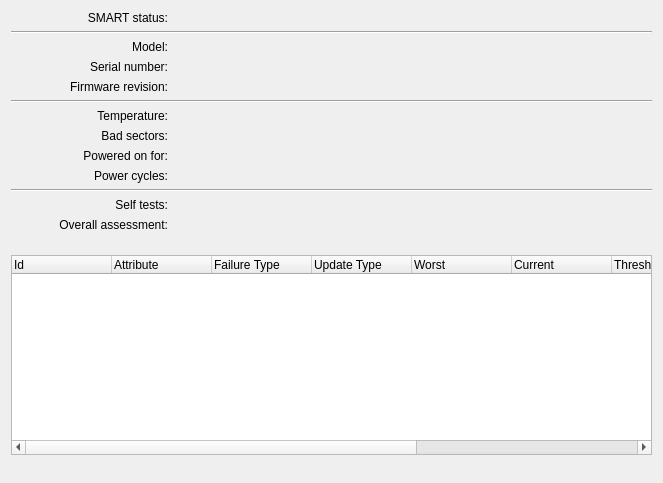
<?xml version="1.0" encoding="UTF-8"?>
<ui version="4.0">
 <class>SmartDialogWidgetBase</class>
 <widget class="QWidget" name="SmartDialogWidgetBase">
  <property name="geometry">
   <rect>
    <x>0</x>
    <y>0</y>
    <width>649</width>
    <height>483</height>
   </rect>
  </property>
  <layout class="QGridLayout" name="gridLayout">
   <item row="0" column="0">
    <widget class="QLabel" name="m_LabelTextSmartStatus">
     <property name="sizePolicy">
      <sizepolicy hsizetype="Preferred" vsizetype="Preferred">
       <horstretch>2</horstretch>
       <verstretch>0</verstretch>
      </sizepolicy>
     </property>
     <property name="text">
      <string>SMART status:</string>
     </property>
     <property name="alignment">
      <set>Qt::AlignRight|Qt::AlignTrailing|Qt::AlignVCenter</set>
     </property>
    </widget>
   </item>
   <item row="0" column="1" colspan="2">
    <layout class="QHBoxLayout" name="horizontalLayout">
     <item>
      <widget class="QLabel" name="m_LabelSmartStatusIcon">
       <property name="maximumSize">
        <size>
         <width>16</width>
         <height>16777215</height>
        </size>
       </property>
       <property name="text">
        <string/>
       </property>
      </widget>
     </item>
     <item>
      <widget class="QLabel" name="m_LabelSmartStatusText">
       <property name="text">
        <string/>
       </property>
      </widget>
     </item>
    </layout>
   </item>
   <item row="2" column="0">
    <widget class="QLabel" name="m_LabelTextSmartModelName">
     <property name="sizePolicy">
      <sizepolicy hsizetype="Preferred" vsizetype="Preferred">
       <horstretch>2</horstretch>
       <verstretch>0</verstretch>
      </sizepolicy>
     </property>
     <property name="text">
      <string>Model:</string>
     </property>
     <property name="alignment">
      <set>Qt::AlignRight|Qt::AlignTrailing|Qt::AlignVCenter</set>
     </property>
    </widget>
   </item>
   <item row="2" column="1" colspan="2">
    <widget class="QLabel" name="m_LabelSmartModelName">
     <property name="sizePolicy">
      <sizepolicy hsizetype="Preferred" vsizetype="Preferred">
       <horstretch>3</horstretch>
       <verstretch>0</verstretch>
      </sizepolicy>
     </property>
     <property name="text">
      <string/>
     </property>
    </widget>
   </item>
   <item row="3" column="0">
    <widget class="QLabel" name="m_LabelTextSmartSerialNumber">
     <property name="sizePolicy">
      <sizepolicy hsizetype="Preferred" vsizetype="Preferred">
       <horstretch>2</horstretch>
       <verstretch>0</verstretch>
      </sizepolicy>
     </property>
     <property name="text">
      <string>Serial number:</string>
     </property>
     <property name="alignment">
      <set>Qt::AlignRight|Qt::AlignTrailing|Qt::AlignVCenter</set>
     </property>
    </widget>
   </item>
   <item row="3" column="1" colspan="2">
    <widget class="QLabel" name="m_LabelSmartSerialNumber">
     <property name="sizePolicy">
      <sizepolicy hsizetype="Preferred" vsizetype="Preferred">
       <horstretch>3</horstretch>
       <verstretch>0</verstretch>
      </sizepolicy>
     </property>
     <property name="text">
      <string/>
     </property>
    </widget>
   </item>
   <item row="4" column="0">
    <widget class="QLabel" name="m_LabelTextSmartFirmware">
     <property name="sizePolicy">
      <sizepolicy hsizetype="Preferred" vsizetype="Preferred">
       <horstretch>2</horstretch>
       <verstretch>0</verstretch>
      </sizepolicy>
     </property>
     <property name="text">
      <string>Firmware revision:</string>
     </property>
     <property name="alignment">
      <set>Qt::AlignRight|Qt::AlignTrailing|Qt::AlignVCenter</set>
     </property>
    </widget>
   </item>
   <item row="4" column="1" colspan="2">
    <widget class="QLabel" name="m_LabelSmartFirmware">
     <property name="sizePolicy">
      <sizepolicy hsizetype="Preferred" vsizetype="Preferred">
       <horstretch>3</horstretch>
       <verstretch>0</verstretch>
      </sizepolicy>
     </property>
     <property name="text">
      <string/>
     </property>
    </widget>
   </item>
   <item row="6" column="0">
    <widget class="QLabel" name="m_LabelTextSmartTemperature">
     <property name="sizePolicy">
      <sizepolicy hsizetype="Preferred" vsizetype="Preferred">
       <horstretch>2</horstretch>
       <verstretch>0</verstretch>
      </sizepolicy>
     </property>
     <property name="text">
      <string>Temperature:</string>
     </property>
     <property name="alignment">
      <set>Qt::AlignRight|Qt::AlignTrailing|Qt::AlignVCenter</set>
     </property>
    </widget>
   </item>
   <item row="6" column="1" colspan="2">
    <widget class="QLabel" name="m_LabelSmartTemperature">
     <property name="sizePolicy">
      <sizepolicy hsizetype="Preferred" vsizetype="Preferred">
       <horstretch>3</horstretch>
       <verstretch>0</verstretch>
      </sizepolicy>
     </property>
     <property name="text">
      <string/>
     </property>
    </widget>
   </item>
   <item row="7" column="0">
    <widget class="QLabel" name="m_LabelTextSmartBadSectors">
     <property name="sizePolicy">
      <sizepolicy hsizetype="Preferred" vsizetype="Preferred">
       <horstretch>2</horstretch>
       <verstretch>0</verstretch>
      </sizepolicy>
     </property>
     <property name="text">
      <string>Bad sectors:</string>
     </property>
     <property name="alignment">
      <set>Qt::AlignRight|Qt::AlignTrailing|Qt::AlignVCenter</set>
     </property>
    </widget>
   </item>
   <item row="7" column="1" colspan="2">
    <widget class="QLabel" name="m_LabelSmartBadSectors">
     <property name="sizePolicy">
      <sizepolicy hsizetype="Preferred" vsizetype="Preferred">
       <horstretch>3</horstretch>
       <verstretch>0</verstretch>
      </sizepolicy>
     </property>
     <property name="text">
      <string/>
     </property>
    </widget>
   </item>
   <item row="8" column="0">
    <widget class="QLabel" name="m_LabelTextSmartPoweredOn">
     <property name="sizePolicy">
      <sizepolicy hsizetype="Preferred" vsizetype="Preferred">
       <horstretch>2</horstretch>
       <verstretch>0</verstretch>
      </sizepolicy>
     </property>
     <property name="text">
      <string>Powered on for:</string>
     </property>
     <property name="alignment">
      <set>Qt::AlignRight|Qt::AlignTrailing|Qt::AlignVCenter</set>
     </property>
    </widget>
   </item>
   <item row="8" column="1" colspan="2">
    <widget class="QLabel" name="m_LabelSmartPoweredOn">
     <property name="sizePolicy">
      <sizepolicy hsizetype="Preferred" vsizetype="Preferred">
       <horstretch>3</horstretch>
       <verstretch>0</verstretch>
      </sizepolicy>
     </property>
     <property name="text">
      <string/>
     </property>
    </widget>
   </item>
   <item row="9" column="0">
    <widget class="QLabel" name="m_LabelTextSmartPowerCycles">
     <property name="sizePolicy">
      <sizepolicy hsizetype="Preferred" vsizetype="Preferred">
       <horstretch>2</horstretch>
       <verstretch>0</verstretch>
      </sizepolicy>
     </property>
     <property name="text">
      <string>Power cycles:</string>
     </property>
     <property name="alignment">
      <set>Qt::AlignRight|Qt::AlignTrailing|Qt::AlignVCenter</set>
     </property>
    </widget>
   </item>
   <item row="9" column="1" colspan="2">
    <widget class="QLabel" name="m_LabelSmartPowerCycles">
     <property name="sizePolicy">
      <sizepolicy hsizetype="Preferred" vsizetype="Preferred">
       <horstretch>3</horstretch>
       <verstretch>0</verstretch>
      </sizepolicy>
     </property>
     <property name="text">
      <string/>
     </property>
    </widget>
   </item>
   <item row="15" column="0" colspan="3">
    <spacer name="verticalSpacer_3">
     <property name="orientation">
      <enum>Qt::Vertical</enum>
     </property>
     <property name="sizeType">
      <enum>QSizePolicy::Fixed</enum>
     </property>
     <property name="sizeHint" stdset="0">
      <size>
       <width>641</width>
       <height>17</height>
      </size>
     </property>
    </spacer>
   </item>
   <item row="16" column="0" colspan="3">
    <widget class="QTreeWidget" name="m_TreeSmartAttributes">
     <property name="alternatingRowColors">
      <bool>true</bool>
     </property>
     <property name="rootIsDecorated">
      <bool>false</bool>
     </property>
     <property name="uniformRowHeights">
      <bool>true</bool>
     </property>
     <property name="allColumnsShowFocus">
      <bool>true</bool>
     </property>
     <column>
      <property name="text">
       <string>Id</string>
      </property>
     </column>
     <column>
      <property name="text">
       <string>Attribute</string>
      </property>
     </column>
     <column>
      <property name="text">
       <string>Failure Type</string>
      </property>
     </column>
     <column>
      <property name="text">
       <string>Update Type</string>
      </property>
     </column>
     <column>
      <property name="text">
       <string>Worst</string>
      </property>
     </column>
     <column>
      <property name="text">
       <string>Current</string>
      </property>
     </column>
     <column>
      <property name="text">
       <string>Threshold</string>
      </property>
     </column>
     <column>
      <property name="text">
       <string>Raw</string>
      </property>
     </column>
     <column>
      <property name="text">
       <string>Assessment</string>
      </property>
     </column>
     <column>
      <property name="text">
       <string>Value</string>
      </property>
     </column>
    </widget>
   </item>
   <item row="17" column="0" colspan="3">
    <spacer name="verticalSpacer_2">
     <property name="orientation">
      <enum>Qt::Vertical</enum>
     </property>
     <property name="sizeType">
      <enum>QSizePolicy::Fixed</enum>
     </property>
     <property name="sizeHint" stdset="0">
      <size>
       <width>638</width>
       <height>17</height>
      </size>
     </property>
    </spacer>
   </item>
   <item row="1" column="0" colspan="3">
    <widget class="Line" name="line">
     <property name="orientation">
      <enum>Qt::Horizontal</enum>
     </property>
    </widget>
   </item>
   <item row="5" column="0" colspan="3">
    <widget class="Line" name="line_2">
     <property name="orientation">
      <enum>Qt::Horizontal</enum>
     </property>
    </widget>
   </item>
   <item row="10" column="0" colspan="3">
    <widget class="Line" name="line_3">
     <property name="orientation">
      <enum>Qt::Horizontal</enum>
     </property>
    </widget>
   </item>
   <item row="13" column="0">
    <widget class="QLabel" name="m_LabelTextSmartOverallAssessment">
     <property name="sizePolicy">
      <sizepolicy hsizetype="Preferred" vsizetype="Preferred">
       <horstretch>2</horstretch>
       <verstretch>0</verstretch>
      </sizepolicy>
     </property>
     <property name="text">
      <string>Overall assessment:</string>
     </property>
     <property name="alignment">
      <set>Qt::AlignRight|Qt::AlignTrailing|Qt::AlignVCenter</set>
     </property>
    </widget>
   </item>
   <item row="13" column="1" colspan="2">
    <widget class="QLabel" name="m_LabelSmartOverallAssessment">
     <property name="sizePolicy">
      <sizepolicy hsizetype="Preferred" vsizetype="Preferred">
       <horstretch>3</horstretch>
       <verstretch>0</verstretch>
      </sizepolicy>
     </property>
     <property name="text">
      <string/>
     </property>
    </widget>
   </item>
   <item row="12" column="0">
    <widget class="QLabel" name="m_LabelTextSmartSelfTests">
     <property name="sizePolicy">
      <sizepolicy hsizetype="Preferred" vsizetype="Preferred">
       <horstretch>2</horstretch>
       <verstretch>0</verstretch>
      </sizepolicy>
     </property>
     <property name="text">
      <string>Self tests:</string>
     </property>
     <property name="alignment">
      <set>Qt::AlignRight|Qt::AlignTrailing|Qt::AlignVCenter</set>
     </property>
    </widget>
   </item>
   <item row="12" column="1" colspan="2">
    <widget class="QLabel" name="m_LabelSmartSelfTests">
     <property name="sizePolicy">
      <sizepolicy hsizetype="Preferred" vsizetype="Preferred">
       <horstretch>3</horstretch>
       <verstretch>0</verstretch>
      </sizepolicy>
     </property>
     <property name="text">
      <string/>
     </property>
    </widget>
   </item>
  </layout>
 </widget>
 <resources/>
 <connections/>
</ui>
